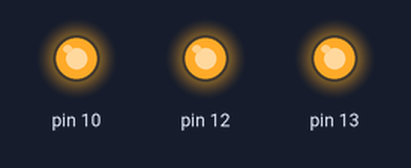
The sketch below on a simulated Arduino Uno, built with avr-gcc and run on an emulated ATmega328P. Parts: output pins drawn as LEDs (lit = HIGH).

Above: at 0.05 s.
At 0.65 s:
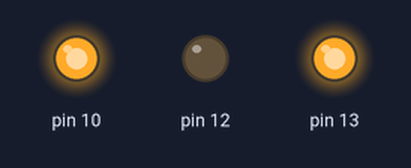
At 1.25 s:
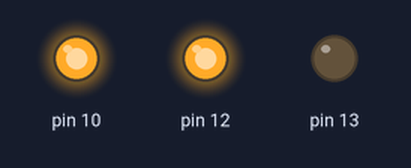
At 2.55 s:
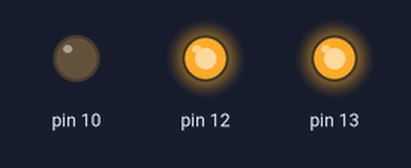
At 5.1 s:
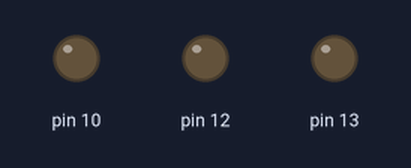
At 8.25 s:
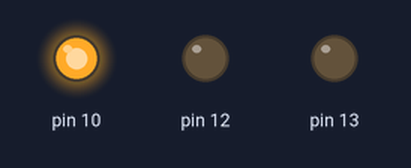
Timing chart, 0 to 8.6 s (numbered marks = the images above):
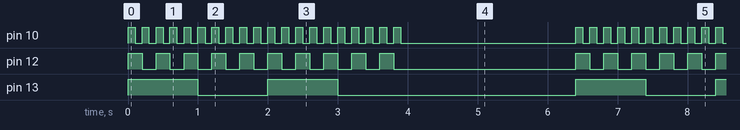

Measured:
- by itself, pin 10: moves between LOW and HIGH, repeating every 6.4 s
- by itself, pin 12: repeats every 6.4 s: 8 × (HIGH 0.20 s, LOW 0.20 s), HIGH 0.20 s, LOW 2.6 s, HIGH 0.20 s, LOW 0.20 s
- by itself, pin 13: repeats every 6.4 s: HIGH 1.0 s, LOW 3.4 s, HIGH 1.0 s, LOW 1.0 s

The sketch:

Arduino-Beyond-Delay-04-abstraction.ino
```cpp
#include <Arduino.h>
#include <Timer.h>
#include <BlinkLeds.h>

BlinkLeds blinkLeds = BlinkLeds();

void setup()
{
  blinkLeds.onSetup();
}

void loop()
{
  blinkLeds.onLoop();
}
```
